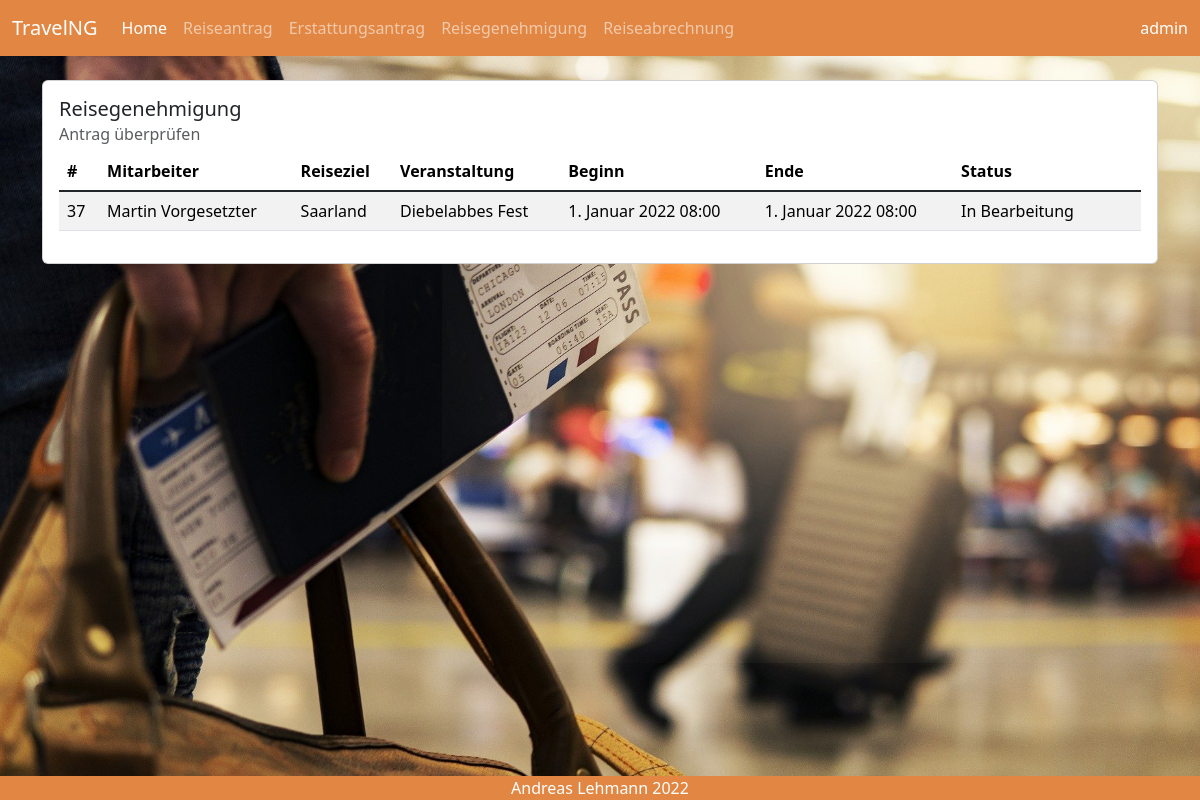
Page /Request/Auth/ (signed in) on the earlier database version.
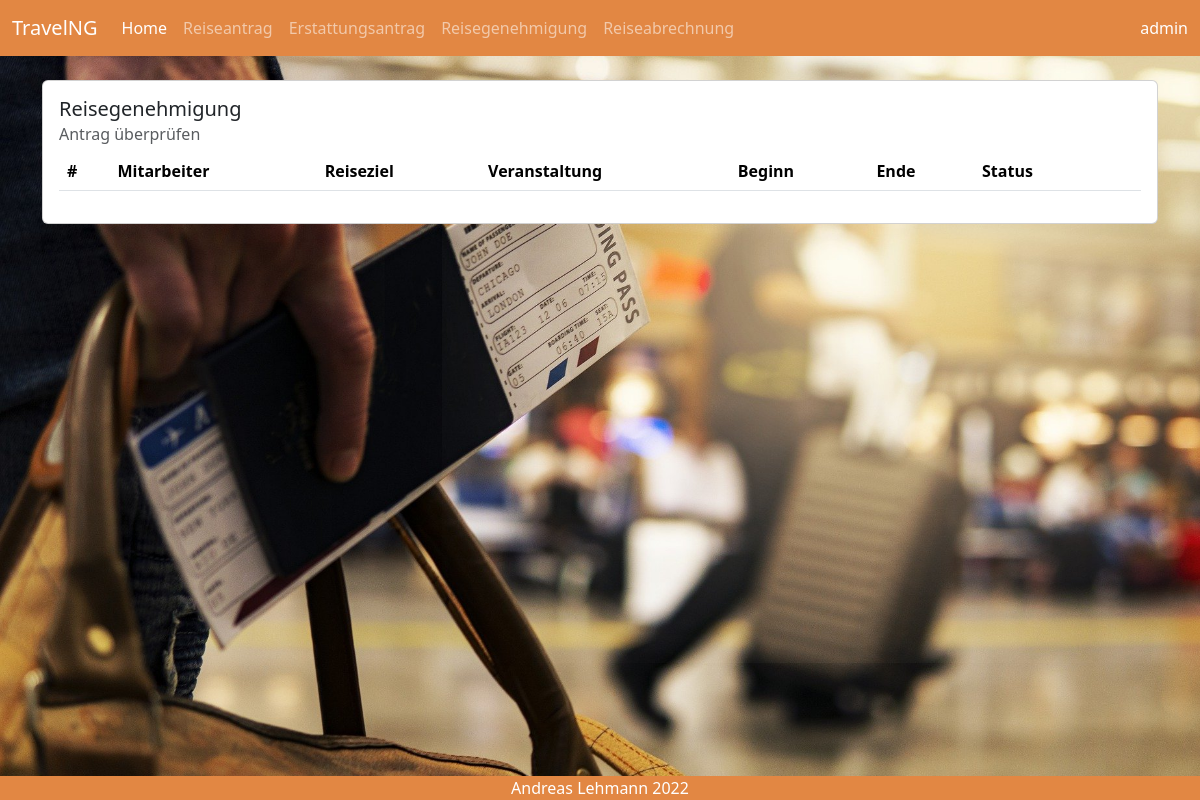
Same page on the later database version.
### request/models.py (models this page shows, shortened)
class TravelRequest(models.Model):
    STATUS_CHOICES = [('In Bearbeitung', 'In Bearbeitung'),
                      ('Genehmigt', 'Genehmigt'),
                      ]
    username = models.CharField(max_length=50, null=True, blank=False)
    employee = models.CharField(max_length=50, null=True, blank=False)
    destination = models.CharField(max_length=50, blank=False)
    event = models.CharField(max_length=50, blank=False)
    journey_start = models.DateTimeField(default='01.01.2022 08:00', blank=False)
    journey_end = models.DateTimeField(default='01.01.2022 08:00', blank=False)
    event_start = models.DateTimeField(default='01.01.2022 08:00', blank=False)
    event_end = models.DateTimeField(default='01.01.2022 08:00', blank=False)
    transport = models.ForeignKey(Transport, on_delete=models.SET_NULL, null=True, blank=False)
    cost_center = models.ForeignKey(CostCenter, on_delete=models.SET_NULL, null=True, blank=False)
    status = models.CharField(default='In Bearbeitung', max_length=30, choices=STATUS_CHOICES)
    class Meta:
        permissions = [
            (
                'is_supervisor', 'can access auth page'
            )
        ]

### request/views.py (the view, shortened to what this page needs)
# urls.py: re_path(r'^Request/Auth/$', request.views.travel_auth_details, name="travelAuth"),
@login_required
def travel_auth_details(request, pk=None):
    page_title = 'Reisegenehmigung'
    sub_title = 'Antrag genehmigen'
    if pk is None:
        travel_requests = TravelRequest.objects.all().order_by('journey_start')
        return render(request, 'request/travelAuth.html',
                      {'page_title': page_title, 'sub_title': sub_title, 'travel_requests': travel_requests})

### templates/request/travelAuth.html (shortened to what this page needs)
{% extends 'request/base.html' %}
{% load bootstrap5 bootstrap_icons %}
{% block content %}
    <div class="container">
        <div class="card" style="width: 100%;">
            <div class="card-body">
                <h5 class="card-title">Reisegenehmigung</h5>
                <h6 class="card-subtitle mb-2 text-muted">Antrag überprüfen</h6>
                <table class="table table-striped table-hover">
                    <thead class="">
                    <tr>
                        <th>#</th>
                        <th>Mitarbeiter</th>
                        <th>Reiseziel</th>
                        <th>Veranstaltung</th>
                        <th>Beginn</th>
                        <th>Ende</th>
                        <th>Status</th>
                        <th>&nbsp;</th>
                    </tr>
                    </thead>
                    <tbody class="table-group-divider">
                    {% for TravelRequest in travel_requests %}
                        {% if TravelRequest.status == 'In Bearbeitung' %}
                            <tr>
                                <td>{{ TravelRequest.id }}</td>
                                <td>{{ TravelRequest.employee }}</td>
                                <td>{{ TravelRequest.destination }}</td>
                                <td>{{ TravelRequest.event }}</td>
                                <td>{{ TravelRequest.journey_start }}</td>
                                <td>{{ TravelRequest.journey_end }}</td>
                                <td>{{ TravelRequest.status }}</td>
                                <td>
                                </td>
                            </tr>
                        {% endif %}
                    {% endfor %}
                    </tbody>
                </table>
            </div>
        </div>
    </div>
{% endblock %}

Differences in the rows shown:
removed TravelRequest: id "37", employee "Martin Vorgesetzter", destination "Saarland", event "Diebelabbes Fest", journey_start "1. Januar 2022 08:00", journey_end "1. Januar 2022 08:00", status "In Bearbeitung"
